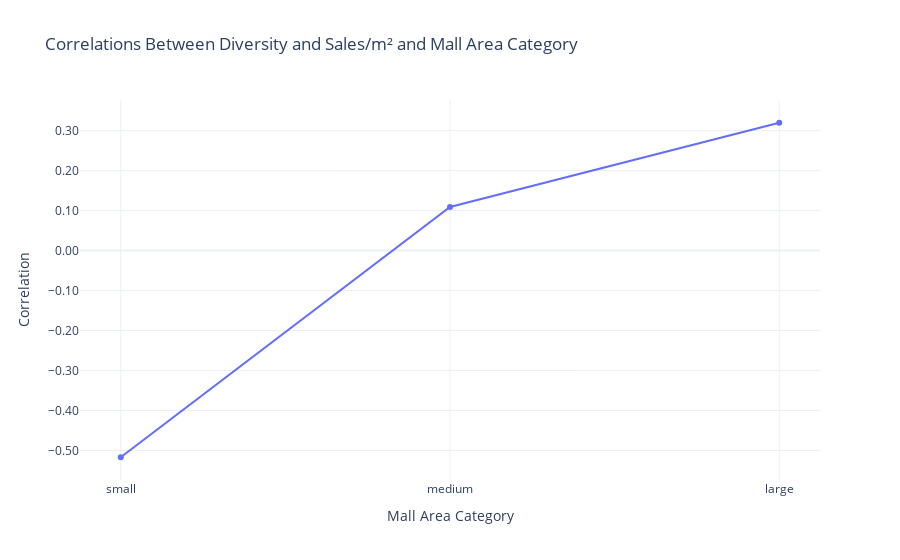

Write notebook code for a chart like this one.
### Code cell
import plotly.express as px
import pandas as pd

# Assuming 'correlations_by_category' is the output of your computation and is a pandas Series
# Convert it to a DataFrame for easier plotting
correlations_df = correlations_by_category.reset_index()
correlations_df.columns = ['mall_area_category', 'correlation']

# Create the Plotly line chart
fig = px.line(
    correlations_df,
    x='mall_area_category',
    y='correlation',
    title='Correlations Between Diversity and Sales/m² and Mall Area Category',
    labels={'mall_area_category': 'Mall Area Category', 'correlation': 'Correlation'},
    markers=True  # Add markers to indicate the points
)

# Update layout for better readability
fig.update_layout(
    xaxis_title='Mall Area Category',
    yaxis_title='Correlation',
    yaxis=dict(tickformat=".2f"),
    template='plotly_white'
)

# Show the plot
fig.show()

### Figure 1 — Plotly figure (JSON) as saved in the notebook; plotly's stock layout.template omitted (floating-point values rounded to 4 significant figures)
{"data": [{"hovertemplate": "Mall Area Category=%{x}<br>Correlation=%{y}<extra></extra>", "legendgroup": "", "line": {"color": "#636efa", "dash": "solid"}, "marker": {"symbol": "circle"}, "mode": "lines+markers", "name": "", "orientation": "v", "showlegend": false, "type": "scatter", "x": ["small", "medium", "large"], "xaxis": "x", "y": [-0.5169, 0.1092, 0.3197], "yaxis": "y"}], "layout": {"legend": {"tracegroupgap": 0}, "title": {"text": "Correlations Between Diversity and Sales/m² and Mall Area Category"}, "xaxis": {"anchor": "y", "domain": [0, 1], "title": {"text": "Mall Area Category"}}, "yaxis": {"anchor": "x", "domain": [0, 1], "tickformat": ".2f", "title": {"text": "Correlation"}}}}
